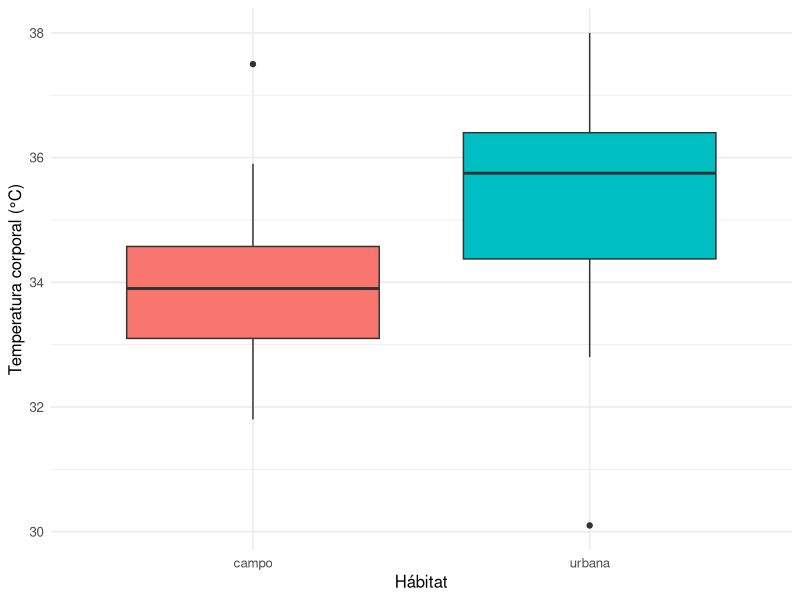
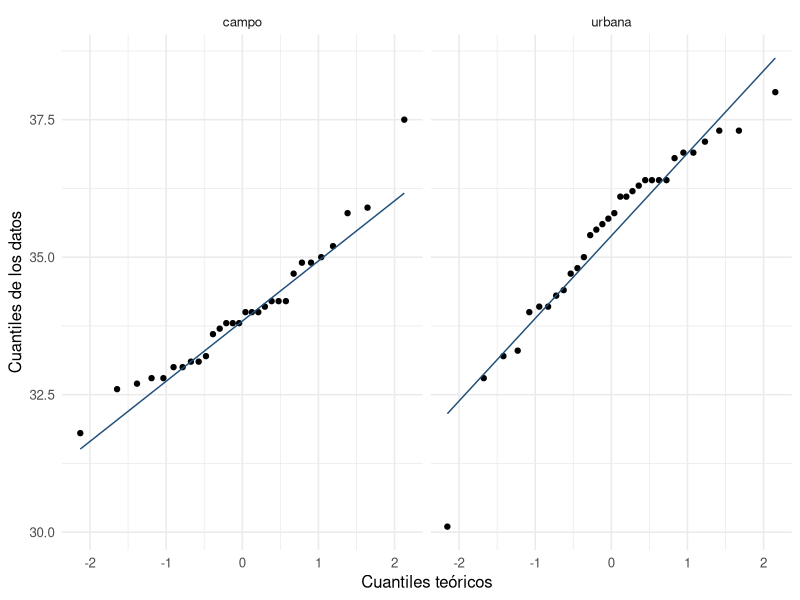

These figures' R source, in order:
## ---- chunk 1
#| label: setup-cap8
#| include: false
library(tidyverse)
theme_set(theme_minimal(base_size = 12))
lagartijas <- read.csv("datos/lagartijas.csv")
## ---- chunk 2
#| label: fig-box-temp
#| fig-cap: "Temperatura corporal por hábitat."
#| fig-width: 4.6
#| fig-height: 3.2
ggplot(lagartijas, aes(x = habitat, y = temp_corporal, fill = habitat)) +
  geom_boxplot() +
  labs(x = "Hábitat", y = "Temperatura corporal (°C)") +
  theme(legend.position = "none")
## ---- chunk 3
#| label: resumen-temp
lagartijas |>
  group_by(habitat) |>
  summarise(n = n(), media = mean(temp_corporal), de = sd(temp_corporal))
## ---- chunk 4
#| label: t-temp
t.test(temp_corporal ~ habitat, data = lagartijas)
## ---- chunk 5
#| label: t-lhc
t.test(lhc_mm ~ habitat, data = lagartijas)
## ---- chunk 6
#| label: pareada
galletas <- read.csv("datos/galletas.csv")
pares <- galletas |>
  filter(marca %in% c("Oreo", "GreatValue")) |>
  pivot_wider(id_cols = juez, names_from = marca, values_from = agrado)

t.test(pares$Oreo, pares$GreatValue, paired = TRUE)
## ---- chunk 7
#| label: prueba-ab
ab <- read.csv("datos/algoritmos_ab.csv")
ab |> group_by(entorno) |> summarise(n = n(), media = mean(tiempo_ms), de = sd(tiempo_ms))
t.test(tiempo_ms ~ entorno, data = ab)
## ---- chunk 8
#| label: var-test
var.test(temp_corporal ~ habitat, data = lagartijas)
## ---- chunk 9
#| label: fig-qq-supuestos
#| fig-cap: "Q-Q plot por hábitat: los puntos deben seguir la recta."
#| fig-width: 6
#| fig-height: 3
ggplot(lagartijas, aes(sample = temp_corporal)) +
  stat_qq() + stat_qq_line(color = "#1F4E79") +
  facet_wrap(~habitat) +
  labs(x = "Cuantiles teóricos", y = "Cuantiles de los datos")
